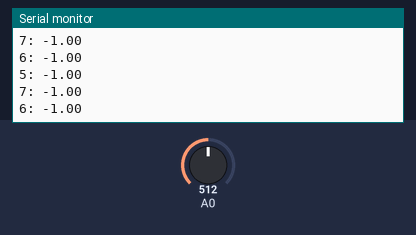
A sketch run on a simulated Arduino Uno, built with avr-gcc and run on an emulated ATmega328P. Shown: the last lines printed to the serial monitor. The inputs (shaded band) are chosen by the test bench; at power-on: A0 = 512.

Above: at 4.2 s.
4.3 s: A0 set to 1005
At 5.4 s:
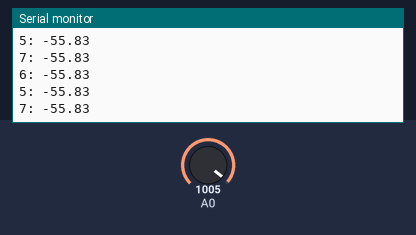
5.8 s: A0 set to 1023
At 6.4 s:
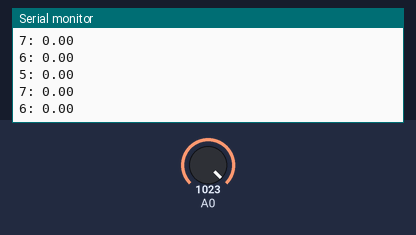
Timing chart, 0 to 8.3 s (numbered marks = the images above; inputs shaded):
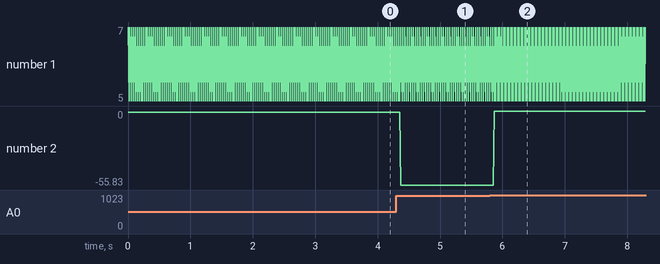

The sketch:

spannungsteiler_ad5241brz10.ino
```cpp
#include<Wire.h>

// Definieren von Variablen
#define Addr 0x54
#define max_resistance 9850
#define start_resistance 100
#define r1 7
#define r2 6
#define r3 5

void setup() {
  // put your setup code here, to run once:
  Wire.begin();
  Serial.begin(9600);
}

float get_voltage(){
  // Einlesen der Spannung.
  long read_value = 0;
   // 10 mal einlesen und Durchschnit verwenden.
  for( int i = 0; i < 10; i++) {read_value += analogRead(A0);}
  float wert = read_value / 10.;
  return wert * (5/1023.0);
}

float change_resistance(int wiper_position){
  if (wiper_position > 0 || wiper_position > 256) return -1;
  // I2C Kommunikation um Abgriff einzustellen
  Wire.beginTransmission(Addr);
  char c = Wire.read();
  Wire.write(0x00);
  Wire.write(wiper_position);
  Wire.endTransmission();

  // Widerstand des digitalen Potentiometers berechnen
  return (256 - wiper_position)/256 * max_resistance - start_resistance;
}

void set_inputs(){
  // Pins als Input setzen damit kein Spannung anliegt.
  pinMode(r1, INPUT);
  pinMode(r2,INPUT);
  pinMode(r3,INPUT);
}

float calculate_sensor(float current_resistance){
  // berechnen des Widerstands eines Sensors.
  float u2 = get_voltage();
  float u1= 5- u2;
  if (u1 == 0) return 0;
  return current_resistance  * u2/u1;
}


void sensor(int step,int pin){
  // Pins einstellen nur den angegebenen Pin einlesen.
  set_inputs();
  pinMode(pin, OUTPUT);

  // Widerstand berechnen und Spannungsteiler R2 einlesen.
  float current_resistance = change_resistance(step);
  Serial.print(pin);
  Serial.print(": ");
  Serial.println(calculate_sensor(current_resistance));
}


void loop() {
  sensor(25,7);
  sensor(20,6);
  sensor(28, 5);
}
```

Measured:
- after the input at 4.3 s, the serial monitor: prints a new line after 0.07 s (image 1)
- after the input at 5.8 s, the serial monitor: prints a new line after 0.07 s (image 2)
- plotted number 2: -1 → -55.83 after the input at 4.3 s, -55.83 → 0 after the input at 5.8 s
